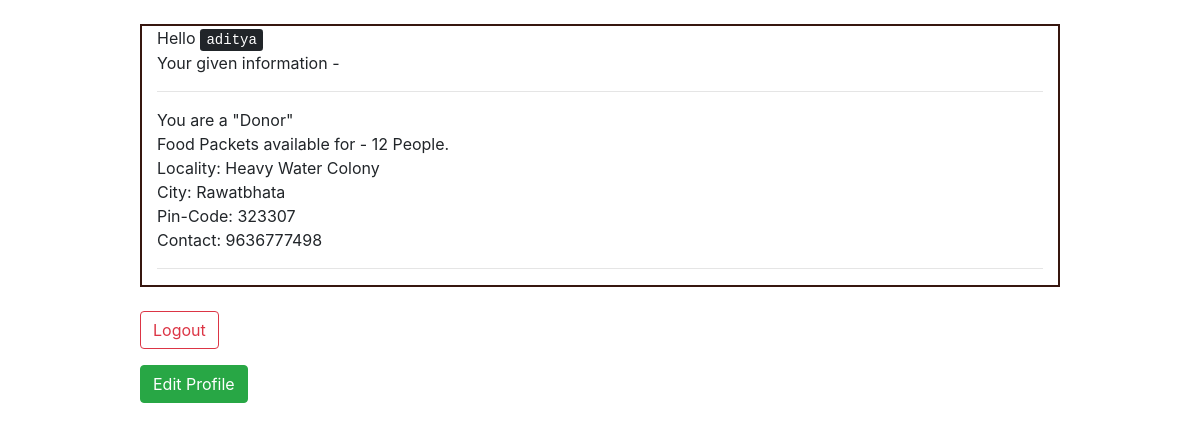
/ (signed in), run on an earlier commit of the app's database.
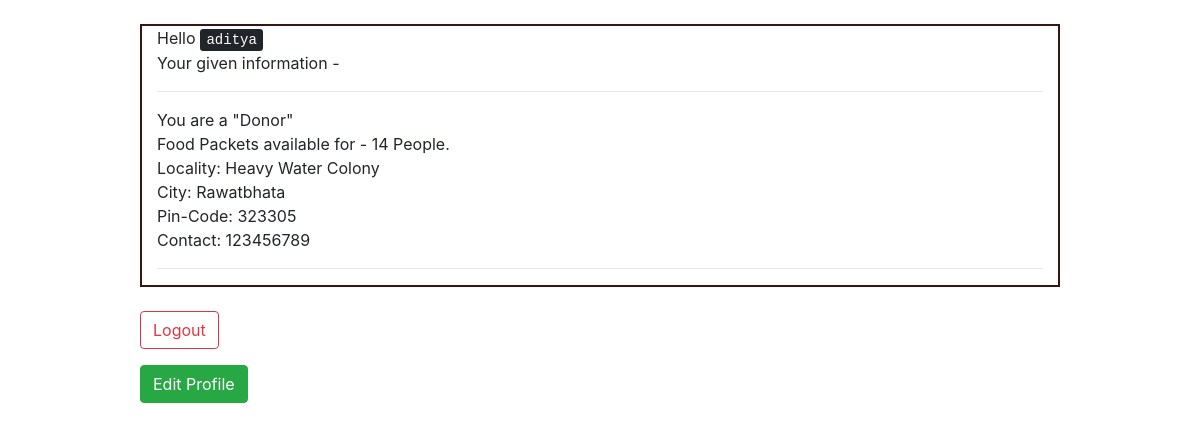
And on a later commit of the database.
### customUser/models.py (models this page shows, shortened)
class CustomUser(AbstractUser):
    pin_code = models.IntegerField(null = True)
    contact_no = models.IntegerField(null = True)
    resources = models.IntegerField(null = True) # no. of persons avability/requirement
    locality = models.CharField(max_length = 100)
    city = models.CharField(max_length = 50)
    """CHOICES=[('0','Donor'),
                     ('1','Reciever')]"""
    user_type = models.IntegerField(null = True) # 0 - Donor 1 - Reciever

### templates/home.html (shortened to what this page needs)
{% extends 'base.html' %}
{% load crispy_forms_tags %}
{% block content %}
<div class = "container-fluid" style="border:2px solid #36160F;">
	{% if user.is_authenticated %}
			Hello <kbd> {{ user.username }} </kbd>
		 <br> Your given information - <br> <hr>
		 	{% if user.user_type == 0 %}
				You are a "Donor"<br>
				Food Packets available for - {{ user.resources }} People.<br>
			{% else %}
				You are a "Reciever"<br>
				Food Packets Required for - {{user.resources}} People.<br>
			{% endif %}
			Locality: {{ user.locality }} <br>
			City: {{ user.city }} <br>
			Pin-Code: {{ user.pin_code }} <br>
			Contact: {{ user.contact_no }} <br> <hr>
</div>
<br>
			<form method = "post" action = "{% url 'logout' %}">
				<button type = "submit" class = "btn btn-outline-danger"> Logout</button>
			</form>
			<form method = "get" action = "{% url 'edit_profile' %}">
				<button type = "submit" class = "btn btn-success"> Edit Profile</button>
			</form>
	{% endif %}
{% endblock %}

### templates/base.html (shortened to what this page needs)
<head>
    <link rel="stylesheet" href="https://stackpath.bootstrapcdn.com/bootstrap/4.1.3/css/bootstrap.min.css">
</head>
<div class="container">
      <div class="row justify-content-center">
        <div class="col-10">
          <br class="mt-4 mb-4">
          {% block content %}
          {% endblock %}
        </div>
      </div>
    </div>

What changed in the data, as far as the page shows it:
changed CustomUser "Heavy Water Colony": resources "12" → "14"; pin_code "323307" → "323305"; contact_no "9636777498" → "123456789"
